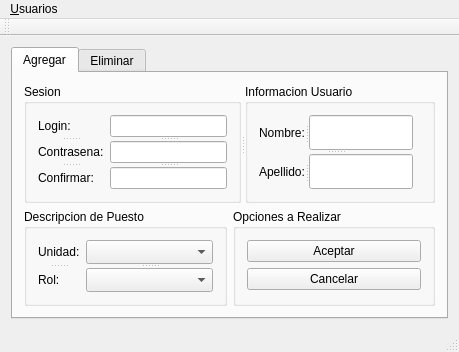
<?xml version="1.0" encoding="UTF-8"?>
<ui version="4.0">
 <class>MainWindow</class>
 <widget class="QMainWindow" name="MainWindow">
  <property name="windowModality">
   <enum>Qt::ApplicationModal</enum>
  </property>
  <property name="geometry">
   <rect>
    <x>0</x>
    <y>0</y>
    <width>459</width>
    <height>301</height>
   </rect>
  </property>
  <property name="windowTitle">
   <string>Gestion de Usuarios</string>
  </property>
  <widget class="QWidget" name="centralWidget">
   <layout class="QVBoxLayout" name="verticalLayout">
    <item>
     <widget class="QTabWidget" name="tabWidget">
      <property name="currentIndex">
       <number>0</number>
      </property>
      <widget class="QWidget" name="tab">
       <attribute name="title">
        <string>Agregar</string>
       </attribute>
       <layout class="QGridLayout" name="gridLayout">
        <item row="0" column="0" colspan="2">
         <widget class="QSplitter" name="splitter_10">
          <property name="orientation">
           <enum>Qt::Horizontal</enum>
          </property>
          <widget class="QGroupBox" name="groupBox">
           <property name="title">
            <string>Sesion</string>
           </property>
           <layout class="QFormLayout" name="formLayout">
            <item row="0" column="0">
             <widget class="QSplitter" name="splitter_2">
              <property name="orientation">
               <enum>Qt::Vertical</enum>
              </property>
              <widget class="QLabel" name="label_3">
               <property name="text">
                <string>Login:</string>
               </property>
               <property name="buddy">
                <cstring>loginLine</cstring>
               </property>
              </widget>
              <widget class="QLabel" name="label_4">
               <property name="text">
                <string>Contrasena:</string>
               </property>
               <property name="buddy">
                <cstring>passLine</cstring>
               </property>
              </widget>
              <widget class="QLabel" name="label_7">
               <property name="text">
                <string>Confirmar:</string>
               </property>
              </widget>
             </widget>
            </item>
            <item row="0" column="1">
             <widget class="QSplitter" name="splitter">
              <property name="orientation">
               <enum>Qt::Vertical</enum>
              </property>
              <widget class="QLineEdit" name="loginLine">
               <property name="maxLength">
                <number>15</number>
               </property>
              </widget>
              <widget class="QLineEdit" name="passLine">
               <property name="maxLength">
                <number>60</number>
               </property>
               <property name="echoMode">
                <enum>QLineEdit::Password</enum>
               </property>
              </widget>
              <widget class="QLineEdit" name="passCLine">
               <property name="maxLength">
                <number>60</number>
               </property>
               <property name="echoMode">
                <enum>QLineEdit::Password</enum>
               </property>
              </widget>
             </widget>
            </item>
           </layout>
          </widget>
          <widget class="QGroupBox" name="groupBox_2">
           <property name="title">
            <string>Informacion Usuario</string>
           </property>
           <layout class="QFormLayout" name="formLayout_3">
            <item row="0" column="0">
             <widget class="QSplitter" name="splitter_6">
              <property name="orientation">
               <enum>Qt::Vertical</enum>
              </property>
              <widget class="QSplitter" name="splitter_4">
               <property name="orientation">
                <enum>Qt::Horizontal</enum>
               </property>
               <widget class="QLabel" name="label">
                <property name="text">
                 <string>Nombre:</string>
                </property>
                <property name="buddy">
                 <cstring>nameLine</cstring>
                </property>
               </widget>
               <widget class="QLineEdit" name="nameLine">
                <property name="maxLength">
                 <number>30</number>
                </property>
               </widget>
              </widget>
              <widget class="QSplitter" name="splitter_5">
               <property name="orientation">
                <enum>Qt::Horizontal</enum>
               </property>
               <widget class="QLabel" name="label_2">
                <property name="text">
                 <string>Apellido:</string>
                </property>
                <property name="buddy">
                 <cstring>lasNLine</cstring>
                </property>
               </widget>
               <widget class="QLineEdit" name="lasNLine">
                <property name="maxLength">
                 <number>30</number>
                </property>
               </widget>
              </widget>
             </widget>
            </item>
           </layout>
          </widget>
         </widget>
        </item>
        <item row="1" column="0">
         <widget class="QGroupBox" name="groupBox_3">
          <property name="title">
           <string>Descripcion de Puesto</string>
          </property>
          <layout class="QFormLayout" name="formLayout_2">
           <item row="0" column="0">
            <widget class="QSplitter" name="splitter_8">
             <property name="orientation">
              <enum>Qt::Vertical</enum>
             </property>
             <widget class="QLabel" name="label_5">
              <property name="text">
               <string>Unidad:</string>
              </property>
             </widget>
             <widget class="QLabel" name="label_6">
              <property name="text">
               <string>Rol:</string>
              </property>
             </widget>
            </widget>
           </item>
           <item row="0" column="1">
            <widget class="QSplitter" name="splitter_7">
             <property name="orientation">
              <enum>Qt::Vertical</enum>
             </property>
             <widget class="QComboBox" name="comboBox"/>
             <widget class="QComboBox" name="comboBox_2"/>
            </widget>
           </item>
          </layout>
         </widget>
        </item>
        <item row="1" column="1">
         <widget class="QGroupBox" name="groupBox_4">
          <property name="title">
           <string>Opciones a Realizar</string>
          </property>
          <layout class="QVBoxLayout" name="verticalLayout_3">
           <item>
            <widget class="QPushButton" name="pushButton">
             <property name="text">
              <string>Aceptar</string>
             </property>
            </widget>
           </item>
           <item>
            <widget class="QPushButton" name="pushButton_2">
             <property name="text">
              <string>Cancelar</string>
             </property>
            </widget>
           </item>
          </layout>
         </widget>
        </item>
       </layout>
      </widget>
      <widget class="QWidget" name="tab3">
       <attribute name="title">
        <string>Eliminar</string>
       </attribute>
       <layout class="QVBoxLayout" name="verticalLayout_2">
        <item>
         <widget class="QTableWidget" name="tableWidget_2">
          <column>
           <property name="text">
            <string>login</string>
           </property>
          </column>
          <column>
           <property name="text">
            <string>Nombre</string>
           </property>
          </column>
          <column>
           <property name="text">
            <string>Apellidos</string>
           </property>
          </column>
          <column>
           <property name="text">
            <string>Unidad</string>
           </property>
          </column>
          <column>
           <property name="text">
            <string>Rol</string>
           </property>
          </column>
         </widget>
        </item>
        <item>
         <widget class="QPushButton" name="pushButton_3">
          <property name="text">
           <string>Consultar</string>
          </property>
         </widget>
        </item>
        <item>
         <widget class="QPushButton" name="pushButton_4">
          <property name="text">
           <string>Eliminar</string>
          </property>
         </widget>
        </item>
       </layout>
      </widget>
     </widget>
    </item>
   </layout>
  </widget>
  <widget class="QMenuBar" name="menuBar">
   <property name="geometry">
    <rect>
     <x>0</x>
     <y>0</y>
     <width>459</width>
     <height>20</height>
    </rect>
   </property>
   <widget class="QMenu" name="menu_Archivo">
    <property name="title">
     <string>&amp;Usuarios</string>
    </property>
    <addaction name="action_Nuevo"/>
    <addaction name="action_Eliminar"/>
    <addaction name="separator"/>
    <addaction name="action_Salir"/>
   </widget>
   <addaction name="menu_Archivo"/>
  </widget>
  <widget class="QToolBar" name="mainToolBar">
   <attribute name="toolBarArea">
    <enum>TopToolBarArea</enum>
   </attribute>
   <attribute name="toolBarBreak">
    <bool>false</bool>
   </attribute>
  </widget>
  <widget class="QStatusBar" name="statusBar"/>
  <action name="action_Nuevo">
   <property name="text">
    <string>&amp;Nuevo</string>
   </property>
  </action>
  <action name="action_Eliminar">
   <property name="text">
    <string>&amp;Eliminar</string>
   </property>
  </action>
  <action name="action_Salir">
   <property name="text">
    <string>&amp;Salir</string>
   </property>
  </action>
  <action name="action_Consultar">
   <property name="text">
    <string>&amp;Consultar</string>
   </property>
  </action>
  <action name="action_Modificar">
   <property name="text">
    <string>&amp;Modificar</string>
   </property>
  </action>
  <action name="action_Gestion_de_Usuarios">
   <property name="text">
    <string>&amp;Gestion de Usuarios</string>
   </property>
  </action>
 </widget>
 <layoutdefault spacing="6" margin="11"/>
 <tabstops>
  <tabstop>loginLine</tabstop>
  <tabstop>nameLine</tabstop>
  <tabstop>lasNLine</tabstop>
  <tabstop>passLine</tabstop>
  <tabstop>passCLine</tabstop>
  <tabstop>comboBox_2</tabstop>
  <tabstop>pushButton</tabstop>
  <tabstop>tabWidget</tabstop>
  <tabstop>comboBox</tabstop>
  <tabstop>pushButton_2</tabstop>
 </tabstops>
 <resources/>
 <connections>
  <connection>
   <sender>action_Salir</sender>
   <signal>activated()</signal>
   <receiver>MainWindow</receiver>
   <slot>close()</slot>
   <hints>
    <hint type="sourcelabel">
     <x>-1</x>
     <y>-1</y>
    </hint>
    <hint type="destinationlabel">
     <x>299</x>
     <y>199</y>
    </hint>
   </hints>
  </connection>
 </connections>
</ui>
